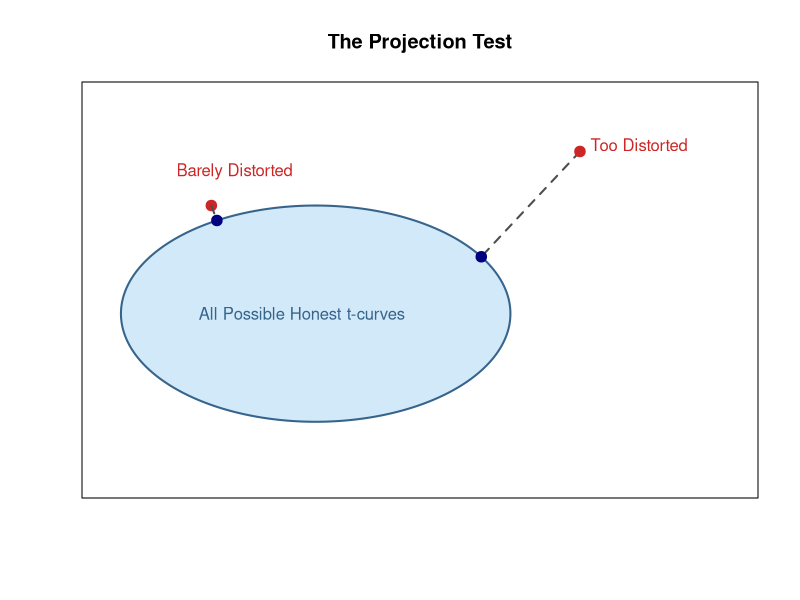

Source code (R):
############################################################
## Intuition for convex projection in base R
## A non-technical picture:
##   - blue ellipse = set of "allowable" explanations
##   - red point    = observed object
##   - dark point   = projection (closest allowable point)
##   - dashed line  = distance minimized by projection
############################################################

root <- "C:/Users/stefa/OneDrive/Documents/GitHub/When_is_p_hacking_detectable"

setwd(paste0(root,"/figures"))

# -----------------------------
# 1) Define a convex set: ellipse
# -----------------------------
theta <- seq(0, 2*pi, length.out = 500)

cx <- 0       # center x
cy <- 0       # center y
a  <- 2.8     # horizontal radius
b  <- 1.6     # vertical radius

x_ellipse <- cx + a * cos(theta)
y_ellipse <- cy + b * sin(theta)

# -----------------------------
# 2) Pick a point outside the set
# -----------------------------
x0 <- 3.8
y0 <- 2.4

x1 <- -1.5
y1 <- 1.6

# -----------------------------
# 3) Compute its projection onto the ellipse
#    (numerically: closest point on boundary)
# -----------------------------
dist2 <- (x_ellipse - x0)^2 + (y_ellipse - y0)^2
i_min <- which.min(dist2)
xp <- x_ellipse[i_min]
yp <- y_ellipse[i_min]

dist3 <- (x_ellipse - x1)^2 + (y_ellipse - y1)^2
i_min2 <- which.min(dist3)
xp2 <- x_ellipse[i_min2]
yp2 <- y_ellipse[i_min2]

# -----------------------------
# 4) Plot
# -----------------------------
op <- par(mar = c(3.5, 3.5, 3, 1))
pdf("suspicious_vs_innocuous.pdf", width = 8, height = 6)

plot(NA, NA,
     xlim = c(-3, 6), ylim = c(-2.5, 3.2),
     xlab = "", ylab = "", axes = FALSE,
     main = "The Projection Test")

# Fill the convex set
polygon(x_ellipse, y_ellipse,
        col = adjustcolor("skyblue2", alpha.f = 0.35),
        border = "steelblue4", lwd = 2)

# Dashed line from outside point to projection
segments(x0, y0, xp, yp, lty = 2, lwd = 2, col = "gray30")
#text((x0 + xp)/2-0.6, (y0 + yp)/2, "far", pos = 3, col = "gray30")

# Outside point
points(x0, y0, pch = 19, cex = 1.4, col = "firebrick3")

# Projection point
points(xp, yp, pch = 19, cex = 1.4, col = "navy")

# Labels
text(x0 + 0.15, y0 + 0.1, "Too Distorted", col = "firebrick3", adj = 0)
#text(xp + 0.15, yp - 0.1, "Closest clean t-curve", col = "navy", adj = 0)
text(-0.2, 0, "All Possible Honest t-curves", col = "steelblue4")

# Optional: show center
#points(cx, cy, pch = 16, cex = 0.8, col = "steelblue4")

#second point
points(x1, y1, pch = 19, cex = 1.4, col = "firebrick3")
text(x1-0.5, y1+0.5, "Barely Distorted", col = "firebrick3", adj = 0)
points(xp2, yp2, pch = 19, cex = 1.4, col = "navy")
segments(x1, y1, xp2, yp2, lty = 2, lwd = 2, col = "gray30")
#text((x1 + xp2)/2+0.6, (y1 + yp2)/2, "close", pos = 3, col = "gray30")



box()
par(op)

dev.off()
